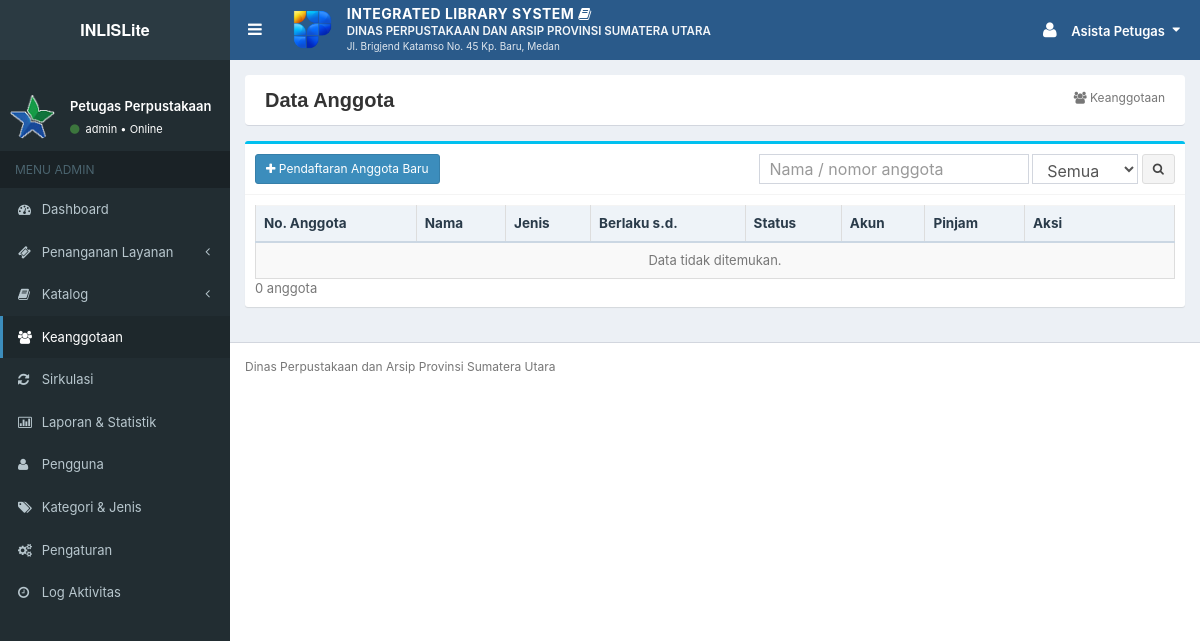
The page /admin/anggota.php (signed in) on the database as committed earlier.
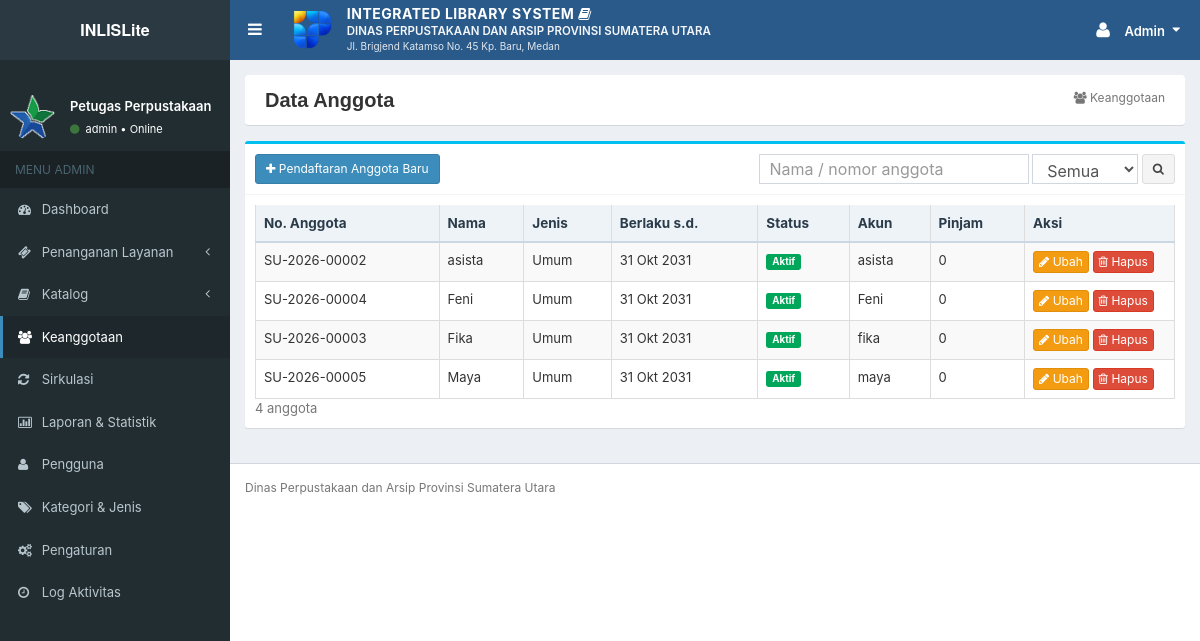
The same page on the database as committed later.
### tables this page shows
CREATE TABLE `users` (
  `id_user` int(10) UNSIGNED NOT NULL,
  `nama` varchar(100) NOT NULL,
  `username` varchar(50) NOT NULL,
  `email` varchar(100) DEFAULT NULL,
  `password` varchar(255) NOT NULL COMMENT 'hash bcrypt (password_hash)',
  `peran` enum('Admin','Pemustaka','Pimpinan') NOT NULL,
  `status` enum('Aktif','Nonaktif') NOT NULL DEFAULT 'Aktif',
  `last_login` datetime DEFAULT NULL,
  `created_at` datetime NOT NULL DEFAULT current_timestamp(),
  `updated_at` datetime NOT NULL DEFAULT current_timestamp() ON UPDATE current_timestamp()
);

CREATE TABLE `anggota` (
  `id_anggota` int(10) UNSIGNED NOT NULL,
  `id_user` int(10) UNSIGNED DEFAULT NULL,
  `nomor_anggota` varchar(30) NOT NULL,
  `nama` varchar(100) NOT NULL,
  `jenis_anggota` enum('Umum','Pelajar','Mahasiswa','Pegawai') NOT NULL DEFAULT 'Umum',
  `jenis_kelamin` enum('Laki-laki','Perempuan') DEFAULT NULL,
  `alamat` varchar(255) DEFAULT NULL,
  `telepon` varchar(20) DEFAULT NULL,
  `email` varchar(100) DEFAULT NULL,
  `tanggal_daftar` date NOT NULL,
  `masa_berlaku` date NOT NULL,
  `status` enum('Aktif','Nonaktif') NOT NULL DEFAULT 'Aktif',
  `created_at` datetime NOT NULL DEFAULT current_timestamp(),
  `updated_at` datetime NOT NULL DEFAULT current_timestamp() ON UPDATE current_timestamp()
);

### app/helpers.php (called while the page is built, shortened)
<?php
function e($v): string
{
    return htmlspecialchars((string)($v ?? ''), ENT_QUOTES | ENT_SUBSTITUTE, 'UTF-8');
}
function url(string $path = ''): string
{
    return BASE_URL . '/' . ltrim($path, '/');
}
function asset(string $path): string
{
    return url('assets/' . ltrim($path, '/'));
}
function get(string $key, string $default = ''): string
{
    $v = $_GET[$key] ?? $default;
    return is_string($v) ? trim($v) : $default;
}
function tgl(?string $d, bool $pendek = true): string
{
    $t = strtotime($d);
    $b = BULAN_ID[(int)date('n', $t)];
    return date('j', $t) . ' ' . ($pendek ? substr($b, 0, 3) : $b) . ' ' . date('Y', $t);
}
function paginasi(int $total, int $per = 10): array
{
    $pages = max(1, (int)ceil($total / $per));
    $page = (int)get('page', '1');
    $page = max(1, min($page, $pages));
    return ['page' => $page, 'pages' => $pages, 'offset' => ($page - 1) * $per, 'per' => $per];
}

### app/classes/Auth.php (called while the page is built, shortened)
<?php
final class Auth
{
    private static ?array $user = null;
    private static bool $dimuat = false;
    public static function user(): ?array
    {
        if (self::$dimuat) {
            return self::$user;
        }
        self::$dimuat = true;
        $id = $_SESSION['uid'] ?? null;
        $u = Database::row('SELECT id_user, nama, username, email, peran, status FROM users WHERE id_user = ?', [(int)$id]);
        self::$user = $u;
        return $u;
    }
    public static function peran(): ?string
    {
        $u = self::user();
        return $u ? $u['peran'] : null;
    }
    public static function beranda(?string $peran = null): string
    {
        $peran = $peran ?? self::peran();
        return match ($peran) {
            'Admin'     => 'admin/index.php',
            'Pimpinan'  => 'pimpinan/index.php',
            'Pemustaka' => 'pemustaka/index.php',
            default     => 'login.php',
        };
    }
    public static function wajib(array $peran = []): array
    {
        $u = self::user();
        return $u;
    }
}

### app/classes/Database.php (called while the page is built, shortened)
<?php
final class Database
{
    private static ?PDO $pdo = null;
    public static function pdo(): PDO
    {
        if (self::$pdo === null) {
            $c = $GLOBALS['config']['db'];
            $dsn = sprintf('mysql:host=%s;port=%d;dbname=%s;charset=%s', $c['host'], $c['port'], $c['name'], $c['charset']);
            $pdo = new PDO($dsn, $c['user'], $c['pass'], [
                PDO::ATTR_ERRMODE            => PDO::ERRMODE_EXCEPTION,
                PDO::ATTR_DEFAULT_FETCH_MODE => PDO::FETCH_ASSOC,
                PDO::ATTR_EMULATE_PREPARES   => false,
            ]);
            $offset = (new DateTime('now'))->format('P');
            $pdo->exec("SET time_zone = '" . $offset . "'");
            self::$pdo = $pdo;
        }
        return self::$pdo;
    }
    public static function all(string $sql, array $params = []): array
    {
        $st = self::pdo()->prepare($sql);
        $st->execute($params);
        return $st->fetchAll();
    }
    public static function row(string $sql, array $params = []): ?array
    {
        $st = self::pdo()->prepare($sql);
        $st->execute($params);
        $r = $st->fetch();
        return $r === false ? null : $r;
    }
    public static function value(string $sql, array $params = [])
    {
        $st = self::pdo()->prepare($sql);
        $st->execute($params);
        $v = $st->fetchColumn();
        return $v === false ? null : $v;
    }
}

### app/bootstrap.php (called while the page is built, shortened)
<?php
spl_autoload_register(function (string $class): void {
    $file = APP_ROOT . '/app/classes/' . $class . '.php';
});
require APP_ROOT . '/app/helpers.php';

### app/classes/Anggota.php (called while the page is built, shortened)
<?php
final class Anggota
{
    private static function filter(string $q, string $status): array
    {
        $w = ['1=1'];
        $p = [];
        return [implode(' AND ', $w), $p];
    }
    public static function hitung(string $q, string $status): int
    {
        [$w, $p] = self::filter($q, $status);
        return (int)Database::value("SELECT COUNT(*) FROM anggota a WHERE $w", $p);
    }
    public static function daftar(string $q, string $status, int $limit, int $offset): array
    {
        [$w, $p] = self::filter($q, $status);
        $limit = max(1, $limit);
        $offset = max(0, $offset);
        return Database::all(
            "SELECT a.*, u.username,
                    (SELECT COUNT(*) FROM transaksi t WHERE t.id_anggota = a.id_anggota AND t.status = 'Dipinjam') AS pinjaman_aktif
             FROM anggota a LEFT JOIN users u ON u.id_user = a.id_user
             WHERE $w ORDER BY a.nama LIMIT $limit OFFSET $offset",
            $p
        );
    }
}

### admin/anggota.php (the view, shortened to what the rows shown need)
<?php
require dirname(__DIR__) . '/app/bootstrap.php';
require APP_ROOT . '/app/views/layout.php';
Auth::wajib(['Admin']);
    ?>
    <?php
$q = get('q');
$status = get('status');
$total = Anggota::hitung($q, $status);
$pg = paginasi($total, 10);
$daftar = Anggota::daftar($q, $status, $pg['per'], $pg['offset']);
tampil_header('Data Anggota', 'anggota', ['ikon' => 'users', 'crumb' => 'Keanggotaan']);
?>
<div class="box box-info">
    <div class="box-body table-responsive">
        <table class="table table-bordered table-striped">
            <thead><tr><th>No. Anggota</th><th>Nama</th><th>Jenis</th><th>Berlaku s.d.</th><th>Status</th><th>Akun</th><th>Pinjam</th><th style="width:150px">Aksi</th></tr></thead>
            <tbody>
            <?php foreach ($daftar as $a): $kedaluwarsa = $a['masa_berlaku'] < date('Y-m-d'); ?>
                <tr><td><?= e($a['nomor_anggota']) ?></td><td><?= e($a['nama']) ?></td><td><?= e($a['jenis_anggota']) ?></td>
                    <td><?= e(tgl($a['masa_berlaku'])) ?><?= $kedaluwarsa ? ' <span class="label label-danger">Habis</span>' : '' ?></td>
                    <td><span class="label label-<?= $a['status'] === 'Aktif' ? 'success' : 'default' ?>"><?= e($a['status']) ?></span></td>
                    <td><?= e($a['username'] ?? '-') ?></td><td><?= (int)$a['pinjaman_aktif'] ?></td>
                    <td>
                        <a class="btn btn-warning btn-xs" href="<?= e(url('admin/anggota.php?aksi=form&id=' . (int)$a['id_anggota'])) ?>"><i class="fa fa-pencil"></i> Ubah</a>
                        <form method="post" style="display:inline" data-konfirmasi="Hapus PERMANEN anggota <?= e($a['nama']) ?> beserta akun, riwayat peminjaman, dan tiket keluhannya? Tindakan ini tidak dapat dibatalkan.">
                            <button class="btn btn-danger btn-xs"><i class="fa fa-trash-o"></i> Hapus</button>
                        </form></td></tr>
            <?php endforeach; ?>
            </tbody>
        </table>
    </div>
</div>
<?php tampil_footer();

### app/views/layout.php (shortened to what the rows shown need)
<?php
function tampil_header(string $judul, string $aktif = '', array $opsi = []): void
{
    $u = Auth::user();
    $peran = $u['peran'] ?? 'Pemustaka';
    ?>
<!DOCTYPE html>
<html lang="id">
<head>
    <link href="<?= e(asset('css/bootstrap.css')) ?>" rel="stylesheet">
    <link href="<?= e(asset('css/font-awesome.min.css')) ?>" rel="stylesheet">
    <link href="<?= e(asset('css/AdminLTE.css')) ?>" rel="stylesheet">
    <link href="<?= e(asset('css/_all-skins.css')) ?>" rel="stylesheet">
    <link href="<?= e(asset('css/sweetalert.css')) ?>" rel="stylesheet">
    <link href="<?= e(asset('css/app.css')) ?>" rel="stylesheet">
</head>
<body class="skin-blue sidebar-mini">
<div class="wrapper">
    <header class="main-header no-print">
        <nav class="navbar navbar-static-top" style="background-color:#2a5a8a;min-height:60px;">
            <div class="navbar-custom-menu">
                <ul class="nav navbar-nav" style="padding-top:5px;">
                    <li class="dropdown user user-menu">
                        <a href="#" class="dropdown-toggle" data-toggle="dropdown" style="padding-top:15px;padding-bottom:15px;" aria-label="Menu akun">
                            <i class="fa fa-user fa-lg"></i>
                            <span class="hidden-xs nama-user"><?= e($u['nama'] ?? '') ?></span>
                            <i class="fa fa-caret-down" style="margin-left:4px;"></i>
                        </a>
                    </li>
                </ul>
            </div>
        </nav>
    </header>
    <aside class="main-sidebar no-print">
        <section class="sidebar">
            <div class="user-panel">
                <div class="pull-left info">
                    <p><?= e($peran === 'Admin' ? 'Petugas Perpustakaan' : ($peran === 'Pimpinan' ? 'Pimpinan / Kepala Dinas' : 'Pemustaka')) ?></p>
                    <a href="#"><i class="fa fa-circle text-success"></i> <?= e($u['username'] ?? '') ?> &bull; Online</a>
                </div>
            </div>
        </section>
    </aside>
    <div class="content-wrapper" style="background-color:#ecf0f5;">
        <section class="content" style="padding-top:15px;">
    <?php
}
function tampil_footer(array $skrip = [], string $inline = ''): void
{
    ?>
        </section>
    </div>
</div>
</body>
</html>
    <?php
}

Rows that differ between the two databases and show on the page:
changed users "admin": nama "Asista Petugas" → "Admin"
added anggota: nomor_anggota "SU-2026-00002", nama "asista", jenis_anggota "Umum", masa_berlaku "31 Okt 2031", status "Aktif", id_user.username "asista", pinjaman_aktif "0"
added anggota: nomor_anggota "SU-2026-00004", nama "Feni", jenis_anggota "Umum", masa_berlaku "31 Okt 2031", status "Aktif", id_user.username "Feni", pinjaman_aktif "0"
added anggota: nomor_anggota "SU-2026-00003", nama "Fika", jenis_anggota "Umum", masa_berlaku "31 Okt 2031", status "Aktif", id_user.username "fika", pinjaman_aktif "0"
added anggota: nomor_anggota "SU-2026-00005", nama "Maya", jenis_anggota "Umum", masa_berlaku "31 Okt 2031", status "Aktif", id_user.username "maya", pinjaman_aktif "0"
Other text that changed with them:
angka($total): "0" → "4"
text no longer shown: "Data tidak ditemukan."
